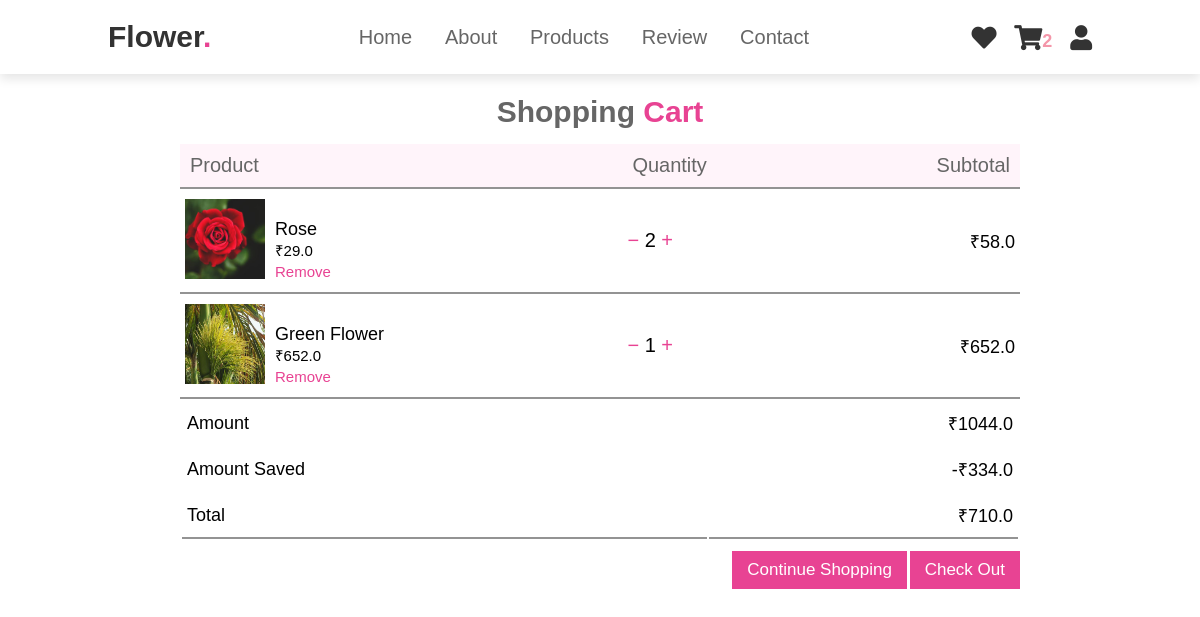
/order-summary/ (signed in), run on an earlier commit of the app's database.
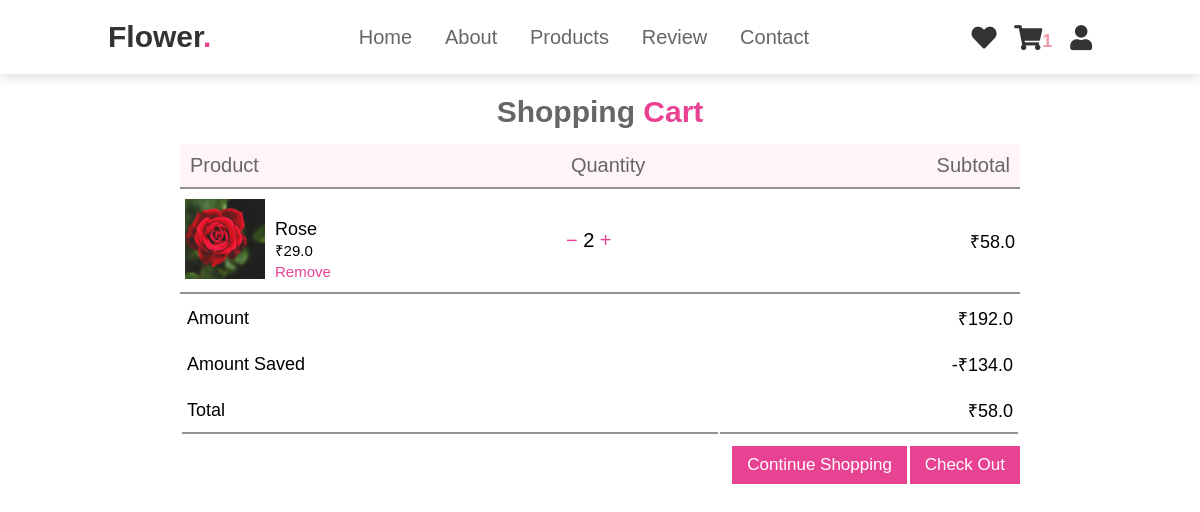
And on a later commit of the database.
### core/models.py (models this page shows, shortened)
class CartItem(models.Model):
    user = models.ForeignKey(User, on_delete=models.CASCADE)
    item = models.ManyToManyField(Order)
    start_date = models.DateTimeField(auto_now_add=True)
    order_date = models.DateTimeField()
    ordered = models.BooleanField(default=False)
    class Meta:
        verbose_name = 'CartItem'
        verbose_name_plural = 'CartItems'
    def get_total_price(self):
        total = 0
        for order_item in self.item.all():
            total += order_item.get_total_item_price()
        return total
    def get_amount_saved(self):
        total = 0
        for order_item in self.item.all():
            total += order_item.get_amount_saved()
        return total
    def price_afted_saved(self):
        total = 0
        for order_item in self.item.all():
            total += order_item.get_final_price()
        return total

class Order(models.Model):
    user = models.ForeignKey(User, on_delete=models.CASCADE)
    ordered = models.BooleanField(default=False)
    item = models.ForeignKey(Item, on_delete=models.CASCADE)
    quantity = models.IntegerField(default=1)
    class Meta:
        verbose_name_plural = 'Orders'
    def get_total_item_price(self):
        return self.quantity * self.item.price
    def get_discount_item_price(self):
        return self.quantity * self.item.discount_price
    def get_amount_saved(self):
        return self.get_total_item_price() - self.get_discount_item_price()
    def get_final_price(self):
        if self.item.discount_price:
            return self.get_discount_item_price()
        return self.get_total_item_price()

class Item(models.Model):
    flower_name = models.CharField(max_length=100, default="")
    price = models.FloatField()
    discount_price = models.FloatField(blank=True, null=True)
    description = models.TextField()
    category = models.ForeignKey(Category, on_delete=models.CASCADE)
    label = models.CharField(choices=label_choices,
                             default="", max_length=2, blank=True, null=True)
    item_image = models.ImageField(
        upload_to="uploads/", default='/images/no-image.jpg')
    is_auctioned = models.BooleanField(default=False)
    class Meta:
        verbose_name_plural = 'Items'
    def get_add_to_cart_url(self):
        return reverse("core:add-to-cart", kwargs={'pk': self.pk})
    def get_remove_from_cart_url(self):
        return reverse("core:remove-from-cart", kwargs={'pk': self.pk})
    def get_reduce_quantity_item_url(self):
        return reverse("core:reduce-quantity-item", kwargs={'pk': self.pk})

### core/views.py (the view)
# urls.py: path('order-summary/', OrderSummary.as_view(), name='order-summary'),
class OrderSummary(LoginRequiredMixin, View):
    def get(self, *args, **kwargs):
        try:
            cart_items = CartItem.objects.get(
                user=self.request.user, ordered=False)
            context = {'cart_items': cart_items}
            return render(self.request, 'cart.html', context)
        except ObjectDoesNotExist:
            messages.success(self.request, "No Products in the cart")
            return redirect('/')

### core/templatetags/cart_tags.py (called while the page is built)
@register.filter
def cart_item_count(user):
    if user.is_authenticated:
        items = CartItem.objects.filter(user=user, ordered=False)
        if items.exists():
            return items[0].item.count()
    else:
        return 0

### Templates/cart.html (shortened to what this page needs)
{% extends 'base.html' %}
{% load static %}
{% block csslink %}
<link rel="stylesheet" href={% static 'css/cart.css' %}/>
{% endblock csslink %}
{% block content %}
<div class="small-container cart-page">
{% if cart_items.item.all %}
  <h3 class="head">Shopping <span>Cart</span></h3>
  <top>
    <table>
      <tr>
        <th>Product</th>
        <th>Quantity</th>
        <th>Subtotal</th>
      </tr>
      {% for cart_item in cart_items.item.all %}
          <tr>
            <td>
              <div class="cart-info">
                <img src={{cart_item.item.item_image.url}} alt="" />
                <div class="data">
                  <p>{{cart_item.item.flower_name}}</p>
                  <small>&#8377;{{cart_item.item.discount_price}}</small>
                  <br />
                  <a href="{{cart_item.item.get_remove_from_cart_url}}">Remove</a>
                </div>
              </div>
            </td>
            <td style="font-size: 2rem;">
              <a href="{{ cart_item.item.get_reduce_quantity_item_url }}"><span id=plusorminus >&#8722;</span></a>
              {{cart_item.quantity}}
              <a href="{{cart_item.item.get_add_to_cart_url}}"><span id=plusorminus >&#43;</span></a>
            </td>
            <td>&#8377;{{cart_item.get_discount_item_price}}</td>
          </tr>
      {% endfor %}
    </table>
  </top>
  <div class="total-price">
    <table>
      <tr>
        <td>Amount</td>
        <td>&#8377;{{cart_items.get_total_price }}</td>
      </tr>
      <tr>
        <td>Amount saved</td>
        <td>-&#8377;{{cart_items.get_amount_saved}}</td>
      </tr>
      <tr class="under">
        <td>Total</td>
        <td>&#8377;{{cart_items.price_afted_saved}}</td>
      </tr>
    </table>
  </div>
  <div style="display: block ruby;text-align: end;">
    <div class="checkout">
      <a href="{% url 'core:Home-Page' %}">Continue Shopping</a>
    </div>
    <div class="checkout">
      <a href="#">check out</a>
    </div>
  </div>
  {% else %}
  <h3 class="head">Empty<span>Cart</span></h3>
  <div class="checkout" style="text-align: center;">
    <a href="{% url 'core:Home-Page' %}">Continue Shopping</a>
  </div>
  {% endif %}
</div>
    {% endblock content %}

### Templates/base.html (shortened to what this page needs)
{% load static %}
{% load cart_tags %}
<!DOCTYPE html>
<html lang="en">
  <head>
    <link
      rel="stylesheet"
      href="https://cdnjs.cloudflare.com/ajax/libs/font-awesome/5.15.4/css/all.min.css"
    />
    <link rel="stylesheet" href= {% static 'css/style.css' %}/>
    {% block csslink %}
    {% endblock csslink %}
  </head>
  <body>
    <div>
    <header>
      <a href="#" class="logo">flower<span>.</span></a>
      <nav class="navbar">
        <a href={% url 'core:Home-Page' %}>home</a>
        <a href="#about">about</a>
        <a href="#products">products</a>
        <a href="#review">review</a>
        <a href="#contact">contact</a>
      </nav>
      <div class="icons">
        <a href="#" class="fas fa-heart"></a>
        <a href="{% url 'core:order-summary' %}" class="fas fa-shopping-cart"
        ><span style=" color: #f496a9; font-size: large;">{{request.user | cart_item_count }}</span></a>
        <a href="signup.html" class="fas fa-user"></a>
      </div>
    </header>
    {% block content %}
    {% endblock content %}
  </div>
  </body>
</html>

What changed in the data, as far as the page shows it:
removed Order: item.item_image (picture), item.flower_name "Green Flower", item.discount_price "652.0", quantity "1", get_discount_item_price "652.0"
computed for CartItem: get_total_price "1044.0" → "192.0"; get_amount_saved "334.0" → "134.0"; price_afted_saved "710.0" → "58.0"
Also different on the page:
{{ request.user | cart_item_count }}: "2" → "1"
